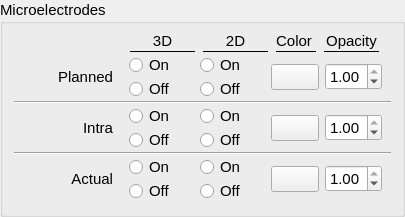
       <widget class="QGroupBox" name="merTracksVisWig">
        <property name="font">
         <font>
          <family>Arial</family>
          <pointsize>11</pointsize>
         </font>
        </property>
        <property name="title">
         <string>Microelectrodes</string>
        </property>
        <layout class="QGridLayout" name="gridLayout_40">
         <property name="topMargin">
          <number>6</number>
         </property>
         <property name="verticalSpacing">
          <number>0</number>
         </property>
         <item row="4" column="0">
          <widget class="QWidget" name="widget_9" native="true">
           <layout class="QGridLayout" name="gridLayout_42">
            <property name="topMargin">
             <number>0</number>
            </property>
            <property name="bottomMargin">
             <number>0</number>
            </property>
            <property name="verticalSpacing">
             <number>0</number>
            </property>
            <item row="0" column="0" rowspan="2">
             <widget class="QLabel" name="label_50">
              <property name="sizePolicy">
               <sizepolicy hsizetype="Fixed" vsizetype="Preferred">
                <horstretch>0</horstretch>
                <verstretch>0</verstretch>
               </sizepolicy>
              </property>
              <property name="minimumSize">
               <size>
                <width>100</width>
                <height>0</height>
               </size>
              </property>
              <property name="font">
               <font>
                <family>Arial</family>
                <pointsize>11</pointsize>
               </font>
              </property>
              <property name="text">
               <string>Intra</string>
              </property>
              <property name="alignment">
               <set>Qt::AlignRight|Qt::AlignTrailing|Qt::AlignVCenter</set>
              </property>
              <property name="indent">
               <number>10</number>
              </property>
             </widget>
            </item>
            <item row="0" column="1">
             <widget class="QRadioButton" name="intraMicroelectrodes3DVisOn">
              <property name="sizePolicy">
               <sizepolicy hsizetype="Fixed" vsizetype="Fixed">
                <horstretch>0</horstretch>
                <verstretch>0</verstretch>
               </sizepolicy>
              </property>
              <property name="minimumSize">
               <size>
                <width>55</width>
                <height>0</height>
               </size>
              </property>
              <property name="font">
               <font>
                <family>Arial</family>
                <pointsize>11</pointsize>
               </font>
              </property>
              <property name="focusPolicy">
               <enum>Qt::NoFocus</enum>
              </property>
              <property name="text">
               <string>On</string>
              </property>
              <attribute name="buttonGroup">
               <string notr="true">patientModelsViewButtonGroup</string>
              </attribute>
             </widget>
            </item>
            <item row="0" column="2" rowspan="2">
             <spacer name="horizontalSpacer_11">
              <property name="orientation">
               <enum>Qt::Horizontal</enum>
              </property>
              <property name="sizeType">
               <enum>QSizePolicy::Fixed</enum>
              </property>
              <property name="sizeHint" stdset="0">
               <size>
                <width>10</width>
                <height>20</height>
               </size>
              </property>
             </spacer>
            </item>
            <item row="0" column="3">
             <widget class="QRadioButton" name="intraMicroelectrodes2DVisOn">
              <property name="sizePolicy">
               <sizepolicy hsizetype="Fixed" vsizetype="Fixed">
                <horstretch>0</horstretch>
                <verstretch>0</verstretch>
               </sizepolicy>
              </property>
              <property name="minimumSize">
               <size>
                <width>55</width>
                <height>0</height>
               </size>
              </property>
              <property name="font">
               <font>
                <family>Arial</family>
                <pointsize>11</pointsize>
               </font>
              </property>
              <property name="focusPolicy">
               <enum>Qt::NoFocus</enum>
              </property>
              <property name="text">
               <string>On</string>
              </property>
              <attribute name="buttonGroup">
               <string notr="true">patientModelsViewButtonGroup</string>
              </attribute>
             </widget>
            </item>
            <item row="0" column="4" rowspan="2">
             <spacer name="horizontalSpacer_105">
              <property name="orientation">
               <enum>Qt::Horizontal</enum>
              </property>
              <property name="sizeType">
               <enum>QSizePolicy::Fixed</enum>
              </property>
              <property name="sizeHint" stdset="0">
               <size>
                <width>10</width>
                <height>20</height>
               </size>
              </property>
             </spacer>
            </item>
            <item row="0" column="5" rowspan="2">
             <widget class="ctkColorPickerButton" name="intraMicroelectrodesVisColor">
              <property name="minimumSize">
               <size>
                <width>35</width>
                <height>0</height>
               </size>
              </property>
              <property name="displayColorName">
               <bool>false</bool>
              </property>
              <attribute name="buttonGroup">
               <string notr="true">colorPickerButtonGroup</string>
              </attribute>
             </widget>
            </item>
            <item row="0" column="6" rowspan="2">
             <widget class="QDoubleSpinBox" name="intraMicroelectrodesOpacity">
              <property name="sizePolicy">
               <sizepolicy hsizetype="Preferred" vsizetype="Fixed">
                <horstretch>0</horstretch>
                <verstretch>0</verstretch>
               </sizepolicy>
              </property>
              <property name="maximum">
               <double>1.000000000000000</double>
              </property>
              <property name="singleStep">
               <double>0.100000000000000</double>
              </property>
              <property name="value">
               <double>1.000000000000000</double>
              </property>
             </widget>
            </item>
            <item row="1" column="1">
             <widget class="QRadioButton" name="intraMicroelectrodes3DVisOff">
              <property name="sizePolicy">
               <sizepolicy hsizetype="Fixed" vsizetype="Fixed">
                <horstretch>0</horstretch>
                <verstretch>0</verstretch>
               </sizepolicy>
              </property>
              <property name="minimumSize">
               <size>
                <width>55</width>
                <height>0</height>
               </size>
              </property>
              <property name="font">
               <font>
                <family>Arial</family>
                <pointsize>11</pointsize>
               </font>
              </property>
              <property name="focusPolicy">
               <enum>Qt::NoFocus</enum>
              </property>
              <property name="text">
               <string>Off</string>
              </property>
              <attribute name="buttonGroup">
               <string notr="true">patientModelsViewButtonGroup</string>
              </attribute>
             </widget>
            </item>
            <item row="1" column="3">
             <widget class="QRadioButton" name="intraMicroelectrodes2DVisOff">
              <property name="sizePolicy">
               <sizepolicy hsizetype="Fixed" vsizetype="Fixed">
                <horstretch>0</horstretch>
                <verstretch>0</verstretch>
               </sizepolicy>
              </property>
              <property name="minimumSize">
               <size>
                <width>55</width>
                <height>0</height>
               </size>
              </property>
              <property name="font">
               <font>
                <family>Arial</family>
                <pointsize>11</pointsize>
               </font>
              </property>
              <property name="styleSheet">
               <string notr="true"/>
              </property>
              <property name="text">
               <string>Off</string>
              </property>
              <attribute name="buttonGroup">
               <string notr="true">patientModelsViewButtonGroup</string>
              </attribute>
             </widget>
            </item>
           </layout>
          </widget>
         </item>
         <item row="2" column="0">
          <widget class="Line" name="line_26">
           <property name="orientation">
            <enum>Qt::Horizontal</enum>
           </property>
          </widget>
         </item>
         <item row="7" column="0">
          <widget class="QWidget" name="widget_10" native="true">
           <layout class="QGridLayout" name="gridLayout_43">
            <property name="topMargin">
             <number>0</number>
            </property>
            <property name="bottomMargin">
             <number>0</number>
            </property>
            <property name="verticalSpacing">
             <number>0</number>
            </property>
            <item row="0" column="0" rowspan="2">
             <widget class="QLabel" name="label_6">
              <property name="sizePolicy">
               <sizepolicy hsizetype="Fixed" vsizetype="Preferred">
                <horstretch>0</horstretch>
                <verstretch>0</verstretch>
               </sizepolicy>
              </property>
              <property name="minimumSize">
               <size>
                <width>100</width>
                <height>0</height>
               </size>
              </property>
              <property name="font">
               <font>
                <family>Arial</family>
                <pointsize>11</pointsize>
               </font>
              </property>
              <property name="text">
               <string>Actual</string>
              </property>
              <property name="alignment">
               <set>Qt::AlignRight|Qt::AlignTrailing|Qt::AlignVCenter</set>
              </property>
              <property name="indent">
               <number>10</number>
              </property>
             </widget>
            </item>
            <item row="0" column="1">
             <widget class="QRadioButton" name="actualMicroelectrodes3DVisOn">
              <property name="sizePolicy">
               <sizepolicy hsizetype="Fixed" vsizetype="Fixed">
                <horstretch>0</horstretch>
                <verstretch>0</verstretch>
               </sizepolicy>
              </property>
              <property name="minimumSize">
               <size>
                <width>55</width>
                <height>0</height>
               </size>
              </property>
              <property name="font">
               <font>
                <family>Arial</family>
                <pointsize>11</pointsize>
               </font>
              </property>
              <property name="focusPolicy">
               <enum>Qt::NoFocus</enum>
              </property>
              <property name="text">
               <string>On</string>
              </property>
              <attribute name="buttonGroup">
               <string notr="true">patientModelsViewButtonGroup</string>
              </attribute>
             </widget>
            </item>
            <item row="0" column="2" rowspan="2">
             <spacer name="horizontalSpacer_10">
              <property name="orientation">
               <enum>Qt::Horizontal</enum>
              </property>
              <property name="sizeType">
               <enum>QSizePolicy::Fixed</enum>
              </property>
              <property name="sizeHint" stdset="0">
               <size>
                <width>10</width>
                <height>20</height>
               </size>
              </property>
             </spacer>
            </item>
            <item row="0" column="3">
             <widget class="QRadioButton" name="actualMicroelectrodes2DVisOn">
              <property name="sizePolicy">
               <sizepolicy hsizetype="Fixed" vsizetype="Fixed">
                <horstretch>0</horstretch>
                <verstretch>0</verstretch>
               </sizepolicy>
              </property>
              <property name="minimumSize">
               <size>
                <width>55</width>
                <height>0</height>
               </size>
              </property>
              <property name="font">
               <font>
                <family>Arial</family>
                <pointsize>11</pointsize>
               </font>
              </property>
              <property name="focusPolicy">
               <enum>Qt::NoFocus</enum>
              </property>
              <property name="text">
               <string>On</string>
              </property>
              <attribute name="buttonGroup">
               <string notr="true">patientModelsViewButtonGroup</string>
              </attribute>
             </widget>
            </item>
            <item row="0" column="4" rowspan="2">
             <spacer name="horizontalSpacer_39">
              <property name="orientation">
               <enum>Qt::Horizontal</enum>
              </property>
              <property name="sizeType">
               <enum>QSizePolicy::Fixed</enum>
              </property>
              <property name="sizeHint" stdset="0">
               <size>
                <width>10</width>
                <height>20</height>
               </size>
              </property>
             </spacer>
            </item>
            <item row="0" column="5" rowspan="2">
             <widget class="ctkColorPickerButton" name="actualMicroelectrodesVisColor">
              <property name="minimumSize">
               <size>
                <width>35</width>
                <height>0</height>
               </size>
              </property>
              <property name="displayColorName">
               <bool>false</bool>
              </property>
              <attribute name="buttonGroup">
               <string notr="true">colorPickerButtonGroup</string>
              </attribute>
             </widget>
            </item>
            <item row="0" column="6" rowspan="2">
             <widget class="QDoubleSpinBox" name="actualMicroelectrodesOpacity">
              <property name="sizePolicy">
               <sizepolicy hsizetype="Preferred" vsizetype="Fixed">
                <horstretch>0</horstretch>
                <verstretch>0</verstretch>
               </sizepolicy>
              </property>
              <property name="maximum">
               <double>1.000000000000000</double>
              </property>
              <property name="singleStep">
               <double>0.100000000000000</double>
              </property>
              <property name="value">
               <double>1.000000000000000</double>
              </property>
             </widget>
            </item>
            <item row="1" column="1">
             <widget class="QRadioButton" name="actualMicroelectrodes3DVisOff">
              <property name="sizePolicy">
               <sizepolicy hsizetype="Fixed" vsizetype="Fixed">
                <horstretch>0</horstretch>
                <verstretch>0</verstretch>
               </sizepolicy>
              </property>
              <property name="minimumSize">
               <size>
                <width>55</width>
                <height>0</height>
               </size>
              </property>
              <property name="font">
               <font>
                <family>Arial</family>
                <pointsize>11</pointsize>
               </font>
              </property>
              <property name="focusPolicy">
               <enum>Qt::NoFocus</enum>
              </property>
              <property name="text">
               <string>Off</string>
              </property>
              <attribute name="buttonGroup">
               <string notr="true">patientModelsViewButtonGroup</string>
              </attribute>
             </widget>
            </item>
            <item row="1" column="3">
             <widget class="QRadioButton" name="actualMicroelectrodes2DVisOff">
              <property name="sizePolicy">
               <sizepolicy hsizetype="Fixed" vsizetype="Fixed">
                <horstretch>0</horstretch>
                <verstretch>0</verstretch>
               </sizepolicy>
              </property>
              <property name="minimumSize">
               <size>
                <width>55</width>
                <height>0</height>
               </size>
              </property>
              <property name="font">
               <font>
                <family>Arial</family>
                <pointsize>11</pointsize>
               </font>
              </property>
              <property name="styleSheet">
               <string notr="true"/>
              </property>
              <property name="text">
               <string>Off</string>
              </property>
              <attribute name="buttonGroup">
               <string notr="true">patientModelsViewButtonGroup</string>
              </attribute>
             </widget>
            </item>
           </layout>
          </widget>
         </item>
         <item row="6" column="0">
          <widget class="Line" name="line_27">
           <property name="orientation">
            <enum>Qt::Horizontal</enum>
           </property>
          </widget>
         </item>
         <item row="1" column="0">
          <widget class="QWidget" name="widget_8" native="true">
           <layout class="QGridLayout" name="gridLayout_41">
            <property name="topMargin">
             <number>0</number>
            </property>
            <property name="bottomMargin">
             <number>0</number>
            </property>
            <property name="verticalSpacing">
             <number>0</number>
            </property>
            <item row="0" column="0" rowspan="2">
             <widget class="QLabel" name="label_7">
              <property name="sizePolicy">
               <sizepolicy hsizetype="Fixed" vsizetype="Preferred">
                <horstretch>0</horstretch>
                <verstretch>0</verstretch>
               </sizepolicy>
              </property>
              <property name="minimumSize">
               <size>
                <width>100</width>
                <height>0</height>
               </size>
              </property>
              <property name="font">
               <font>
                <family>Arial</family>
                <pointsize>11</pointsize>
               </font>
              </property>
              <property name="text">
               <string>Planned</string>
              </property>
              <property name="alignment">
               <set>Qt::AlignRight|Qt::AlignTrailing|Qt::AlignVCenter</set>
              </property>
              <property name="indent">
               <number>10</number>
              </property>
             </widget>
            </item>
            <item row="0" column="1">
             <widget class="QRadioButton" name="plannedMicroelectrodes3DVisOn">
              <property name="sizePolicy">
               <sizepolicy hsizetype="Fixed" vsizetype="Fixed">
                <horstretch>0</horstretch>
                <verstretch>0</verstretch>
               </sizepolicy>
              </property>
              <property name="minimumSize">
               <size>
                <width>55</width>
                <height>0</height>
               </size>
              </property>
              <property name="font">
               <font>
                <family>Arial</family>
                <pointsize>11</pointsize>
               </font>
              </property>
              <property name="focusPolicy">
               <enum>Qt::NoFocus</enum>
              </property>
              <property name="text">
               <string>On</string>
              </property>
              <attribute name="buttonGroup">
               <string notr="true">patientModelsViewButtonGroup</string>
              </attribute>
             </widget>
            </item>
            <item row="0" column="2" rowspan="2">
             <spacer name="horizontalSpacer_12">
              <property name="orientation">
               <enum>Qt::Horizontal</enum>
              </property>
              <property name="sizeType">
               <enum>QSizePolicy::Fixed</enum>
              </property>
              <property name="sizeHint" stdset="0">
               <size>
                <width>10</width>
                <height>20</height>
               </size>
              </property>
             </spacer>
            </item>
            <item row="0" column="3">
             <widget class="QRadioButton" name="plannedMicroelectrodes2DVisOn">
              <property name="sizePolicy">
               <sizepolicy hsizetype="Fixed" vsizetype="Fixed">
                <horstretch>0</horstretch>
                <verstretch>0</verstretch>
               </sizepolicy>
              </property>
              <property name="minimumSize">
               <size>
                <width>55</width>
                <height>0</height>
               </size>
              </property>
              <property name="font">
               <font>
                <family>Arial</family>
                <pointsize>11</pointsize>
               </font>
              </property>
              <property name="focusPolicy">
               <enum>Qt::NoFocus</enum>
              </property>
              <property name="text">
               <string>On</string>
              </property>
              <attribute name="buttonGroup">
               <string notr="true">patientModelsViewButtonGroup</string>
              </attribute>
             </widget>
            </item>
            <item row="0" column="4" rowspan="2">
             <spacer name="horizontalSpacer_38">
              <property name="orientation">
               <enum>Qt::Horizontal</enum>
              </property>
              <property name="sizeType">
               <enum>QSizePolicy::Fixed</enum>
              </property>
              <property name="sizeHint" stdset="0">
               <size>
                <width>10</width>
                <height>20</height>
               </size>
              </property>
             </spacer>
            </item>
            <item row="0" column="5" rowspan="2">
             <widget class="ctkColorPickerButton" name="plannedMicroelectrodesVisColor">
              <property name="minimumSize">
               <size>
                <width>35</width>
                <height>0</height>
               </size>
              </property>
              <property name="displayColorName">
               <bool>false</bool>
              </property>
              <attribute name="buttonGroup">
               <string notr="true">colorPickerButtonGroup</string>
              </attribute>
             </widget>
            </item>
            <item row="0" column="6" rowspan="2">
             <widget class="QDoubleSpinBox" name="plannedMicroelectrodesOpacity">
              <property name="sizePolicy">
               <sizepolicy hsizetype="Preferred" vsizetype="Fixed">
                <horstretch>0</horstretch>
                <verstretch>0</verstretch>
               </sizepolicy>
              </property>
              <property name="maximum">
               <double>1.000000000000000</double>
              </property>
              <property name="singleStep">
               <double>0.100000000000000</double>
              </property>
              <property name="value">
               <double>1.000000000000000</double>
              </property>
             </widget>
            </item>
            <item row="1" column="1">
             <widget class="QRadioButton" name="plannedMicroelectrodes3DVisOff">
              <property name="sizePolicy">
               <sizepolicy hsizetype="Fixed" vsizetype="Fixed">
                <horstretch>0</horstretch>
                <verstretch>0</verstretch>
               </sizepolicy>
              </property>
              <property name="minimumSize">
               <size>
                <width>55</width>
                <height>0</height>
               </size>
              </property>
              <property name="font">
               <font>
                <family>Arial</family>
                <pointsize>11</pointsize>
               </font>
              </property>
              <property name="focusPolicy">
               <enum>Qt::NoFocus</enum>
              </property>
              <property name="text">
               <string>Off</string>
              </property>
              <attribute name="buttonGroup">
               <string notr="true">patientModelsViewButtonGroup</string>
              </attribute>
             </widget>
            </item>
            <item row="1" column="3">
             <widget class="QRadioButton" name="plannedMicroelectrodes2DVisOff">
              <property name="sizePolicy">
               <sizepolicy hsizetype="Fixed" vsizetype="Fixed">
                <horstretch>0</horstretch>
                <verstretch>0</verstretch>
               </sizepolicy>
              </property>
              <property name="minimumSize">
               <size>
                <width>55</width>
                <height>0</height>
               </size>
              </property>
              <property name="font">
               <font>
                <family>Arial</family>
                <pointsize>11</pointsize>
               </font>
              </property>
              <property name="styleSheet">
               <string notr="true"/>
              </property>
              <property name="text">
               <string>Off</string>
              </property>
              <attribute name="buttonGroup">
               <string notr="true">patientModelsViewButtonGroup</string>
              </attribute>
             </widget>
            </item>
           </layout>
          </widget>
         </item>
         <item row="0" column="0">
          <widget class="QWidget" name="widget_16" native="true">
           <layout class="QGridLayout" name="gridLayout_51">
            <property name="topMargin">
             <number>0</number>
            </property>
            <property name="bottomMargin">
             <number>0</number>
            </property>
            <property name="verticalSpacing">
             <number>0</number>
            </property>
            <item row="0" column="1">
             <widget class="QLabel" name="label_38">
              <property name="sizePolicy">
               <sizepolicy hsizetype="Fixed" vsizetype="Preferred">
                <horstretch>0</horstretch>
                <verstretch>0</verstretch>
               </sizepolicy>
              </property>
              <property name="minimumSize">
               <size>
                <width>65</width>
                <height>0</height>
               </size>
              </property>
              <property name="text">
               <string>3D</string>
              </property>
              <property name="alignment">
               <set>Qt::AlignBottom|Qt::AlignHCenter</set>
              </property>
             </widget>
            </item>
            <item row="0" column="2">
             <widget class="QLabel" name="label_39">
              <property name="sizePolicy">
               <sizepolicy hsizetype="Fixed" vsizetype="Preferred">
                <horstretch>0</horstretch>
                <verstretch>0</verstretch>
               </sizepolicy>
              </property>
              <property name="minimumSize">
               <size>
                <width>65</width>
                <height>0</height>
               </size>
              </property>
              <property name="text">
               <string>2D</string>
              </property>
              <property name="alignment">
               <set>Qt::AlignBottom|Qt::AlignHCenter</set>
              </property>
             </widget>
            </item>
            <item row="0" column="3">
             <widget class="QLabel" name="label_72">
              <property name="sizePolicy">
               <sizepolicy hsizetype="Fixed" vsizetype="Preferred">
                <horstretch>0</horstretch>
                <verstretch>0</verstretch>
               </sizepolicy>
              </property>
              <property name="minimumSize">
               <size>
                <width>35</width>
                <height>0</height>
               </size>
              </property>
              <property name="text">
               <string>Color</string>
              </property>
              <property name="alignment">
               <set>Qt::AlignBottom|Qt::AlignHCenter</set>
              </property>
             </widget>
            </item>
            <item row="0" column="4">
             <widget class="QLabel" name="label_73">
              <property name="sizePolicy">
               <sizepolicy hsizetype="Fixed" vsizetype="Preferred">
                <horstretch>0</horstretch>
                <verstretch>0</verstretch>
               </sizepolicy>
              </property>
              <property name="minimumSize">
               <size>
                <width>55</width>
                <height>0</height>
               </size>
              </property>
              <property name="text">
               <string>Opacity</string>
              </property>
              <property name="alignment">
               <set>Qt::AlignBottom|Qt::AlignHCenter</set>
              </property>
             </widget>
            </item>
            <item row="1" column="1">
             <widget class="Line" name="line_37">
              <property name="sizePolicy">
               <sizepolicy hsizetype="Fixed" vsizetype="Fixed">
                <horstretch>0</horstretch>
                <verstretch>0</verstretch>
               </sizepolicy>
              </property>
              <property name="minimumSize">
               <size>
                <width>65</width>
                <height>0</height>
               </size>
              </property>
              <property name="frameShadow">
               <enum>QFrame::Plain</enum>
              </property>
              <property name="orientation">
               <enum>Qt::Horizontal</enum>
              </property>
             </widget>
            </item>
            <item row="1" column="2">
             <widget class="Line" name="line_38">
              <property name="minimumSize">
               <size>
                <width>65</width>
                <height>0</height>
               </size>
              </property>
              <property name="frameShadow">
               <enum>QFrame::Plain</enum>
              </property>
              <property name="orientation">
               <enum>Qt::Horizontal</enum>
              </property>
             </widget>
            </item>
            <item row="1" column="3">
             <widget class="Line" name="line_39">
              <property name="sizePolicy">
               <sizepolicy hsizetype="Fixed" vsizetype="Fixed">
                <horstretch>0</horstretch>
                <verstretch>0</verstretch>
               </sizepolicy>
              </property>
              <property name="minimumSize">
               <size>
                <width>40</width>
                <height>0</height>
               </size>
              </property>
              <property name="frameShadow">
               <enum>QFrame::Plain</enum>
              </property>
              <property name="orientation">
               <enum>Qt::Horizontal</enum>
              </property>
             </widget>
            </item>
            <item row="1" column="4">
             <widget class="Line" name="line_40">
              <property name="minimumSize">
               <size>
                <width>55</width>
                <height>0</height>
               </size>
              </property>
              <property name="frameShadow">
               <enum>QFrame::Plain</enum>
              </property>
              <property name="orientation">
               <enum>Qt::Horizontal</enum>
              </property>
             </widget>
            </item>
            <item row="0" column="0">
             <spacer name="horizontalSpacer_22">
              <property name="orientation">
               <enum>Qt::Horizontal</enum>
              </property>
              <property name="sizeType">
               <enum>QSizePolicy::Fixed</enum>
              </property>
              <property name="sizeHint" stdset="0">
               <size>
                <width>105</width>
                <height>20</height>
               </size>
              </property>
             </spacer>
            </item>
           </layout>
          </widget>
         </item>
        </layout>
       </widget>
